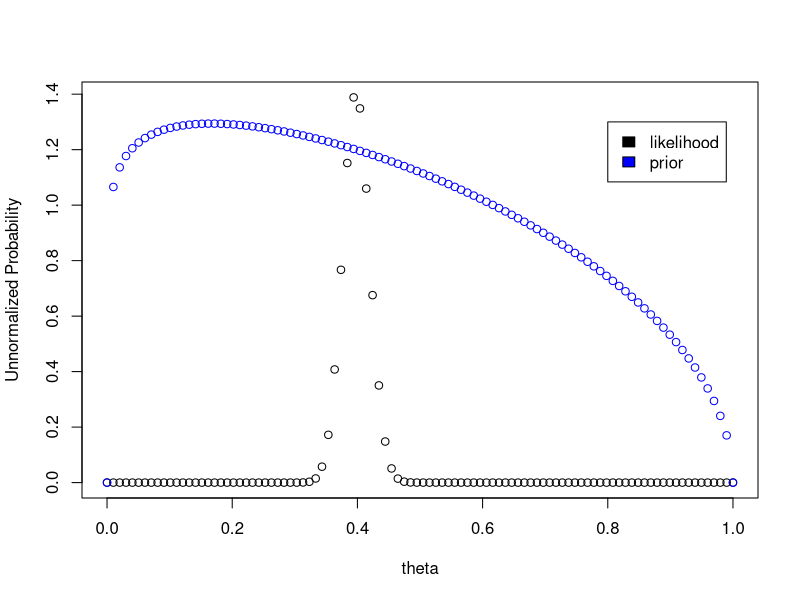

Source code (R):
## ---- chunk 1
theta = seq(0, 1, length.out=100)
likelihood = function(th){ #unnormalized
  return(th^200*(1-th)^303*.9e147)
}
prior = function(th){
  return(dbeta(th,shape1=1.1,shape2=1.5))
}
#print(gamma(503)/(gamma(200)*gamma(304)))
#print(likelihood(theta))
plot(theta,likelihood(theta),ylab='Unnormalized Probability')
points(theta,prior(theta),col='blue')
legend(.8,1.3,c("likelihood","prior"),c("black","blue"))
